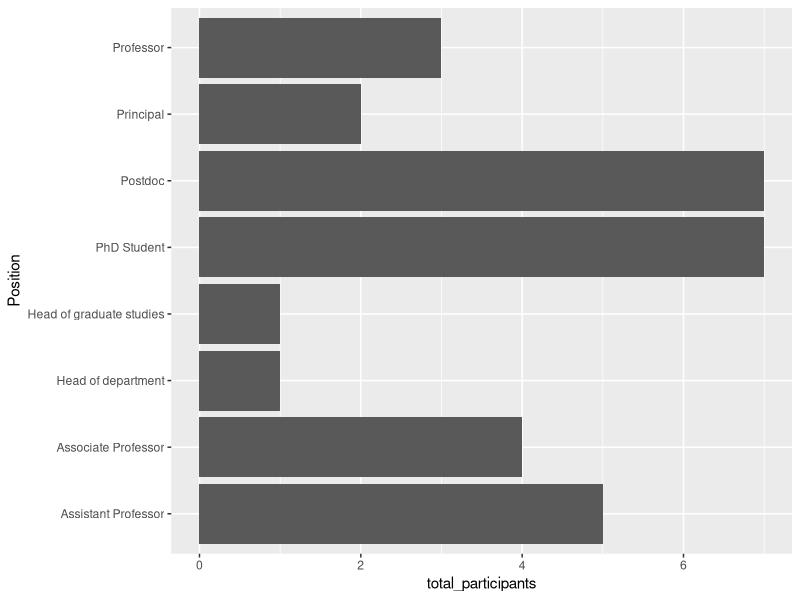
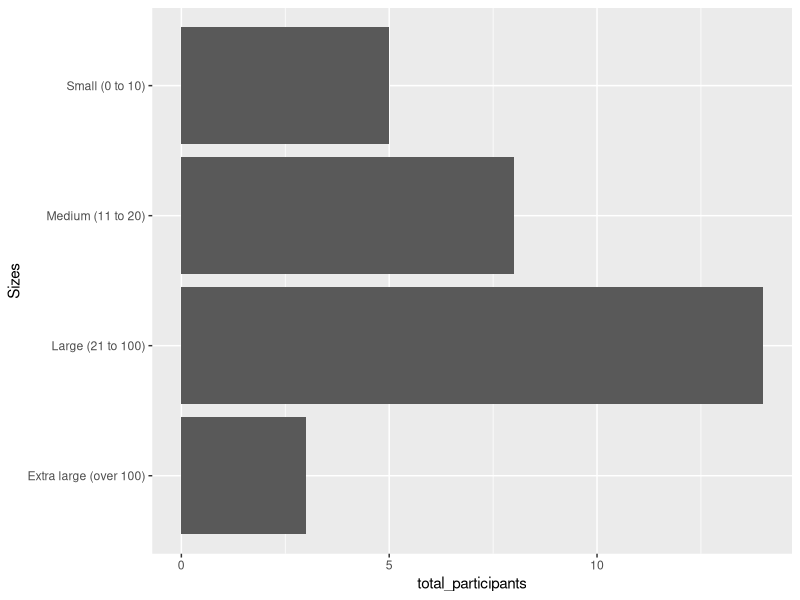

Recreate these plots in R, in order. (Note: this script raises an error after producing the figures.)
## ---- chunk 1
library(knitr)
library(readr)
library(tidyverse)
library(dplyr)
library(tidyr)
library(stringr)
## ---- chunk 2
data <- read_csv("survey.csv")

data_types <- data %>% 
    dplyr::summarise_all(class) %>% 
    tidyr::gather(variable, class)

participants_per_university <- data %>%
  group_by(University) %>%
  summarize(total_participants = n())

## ---- chunk 3
kable(head(participants_per_university,3))
## ---- chunk 4
participants_per_position <- data %>%
  group_by(Position) %>%
  summarize(total_participants = n())

ggplot(participants_per_position, aes(x=Position, y=total_participants)) + geom_bar(position="dodge",stat="identity") + coord_flip()
## ---- chunk 5
# define labels
label_s  <- "Small (0 to 10)"
label_m  <- "Medium (11 to 20)"
label_l  <- "Large (21 to 100)"
label_xl <- "Extra large (over 100)"

# Recreate the Sizes column
for (ind in seq(1,nrow(data))) {
  if (data$'Number of employees'[ind] <= 10) {
    data$'Sizes'[ind] <- label_s
  } else if (data$'Number of employees'[ind] <= 20) {
    data$'Sizes'[ind] <- label_m
  } else if (data$'Number of employees'[ind] <= 100) {
    data$'Sizes'[ind] <- label_l
  } else
    data$'Sizes'[ind] <- label_xl
}

participants_per_sizes <- data %>%
  group_by(Sizes) %>%
  summarize(total_participants = n())

# Plot
ggplot(participants_per_sizes, aes(x=Sizes, y=total_participants)) + geom_bar(position="dodge",stat="identity") + coord_flip()
## ---- chunk 6
# Mutate data with new aggregated values
data_share <- data %>%
  rename(
    n_total    = 'Number of employees',
    n_phds     = 'Number of PhD students',
    n_postdocs = 'Number of postdocs',
    n_profs    = 'Number of professors'
    ) %>%
    mutate(
      share_phds     = 100*n_phds/n_total,
      share_postdocs = 100*n_postdocs/n_total,
      share_profs    = 100*n_profs/n_total,
      share_total    = 100
      ) %>%
      select(X1,share_phds, share_postdocs, share_profs) %>%
      as_tibble()

data_gathered <- data_share %>%
  gather(key = "Type",
         value = "Percentage",
         share_phds,
         share_postdocs,
         share_profs)

data_gathered <- data_gathered %>%
  rename(Research_Group_ID = 'X1')

ggplot(data=data_gathered, aes(x=Research_Group_ID, y = Percentage, fill=Type)) + 
geom_bar(stat="identity") + coord_flip()

